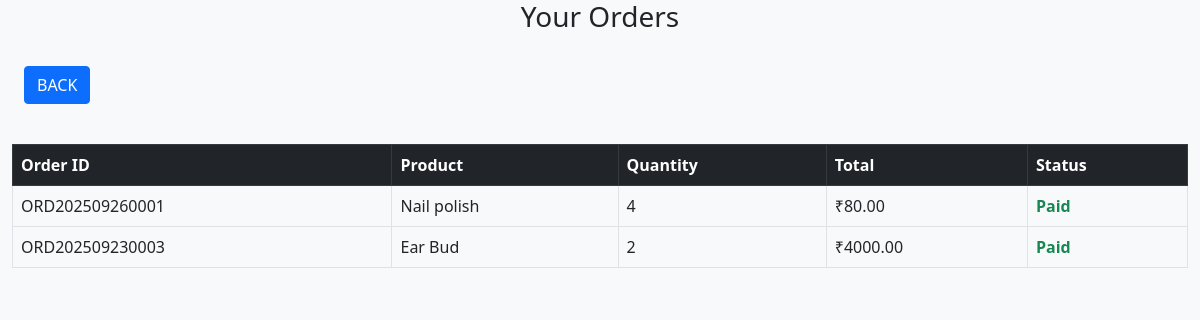
The app's page /user_orders/ (signed in) with its own data.
### purchase/models.py (models this page shows, shortened)
class OrderHistory(models.Model):
    STATUS_CHOICES = [
        ("requested", "Requested"),
        ("accepted", "Accepted"),
        ("rejected", "Rejected"),
        ("paid", "Paid"),
    ]
    order_id = models.CharField(max_length=20, unique=True, editable=False)
    user = models.ForeignKey(User, on_delete=models.CASCADE)
    product = models.ForeignKey(Product, on_delete=models.CASCADE)
    quantity = models.PositiveIntegerField(default=1)
    total_amount = models.DecimalField(max_digits=10, decimal_places=2)
    status = models.CharField(max_length=20, choices=STATUS_CHOICES, default="requested")
    created_at = models.DateTimeField(auto_now_add=True)

class Product(models.Model):
    name = models.CharField(max_length=100,unique=True)
    description = models.TextField(blank=True)
    price = models.DecimalField(max_digits=10, decimal_places=2)
    image= models.ImageField(upload_to='product_images',null=True,blank=True)

### purchase/views.py (the view)
# urls.py: path('user_orders/', views.user_orders,name='user_orders'),
@login_required
def user_orders(request):
    orders = OrderHistory.objects.filter(user=request.user).order_by('-created_at')
    return render(request,'user_orders.html',context={'orders':orders})

### templates/user_orders.html (shortened to what this page needs)
<!DOCTYPE html>
<html lang="en">
<head>
    <link href="https://cdn.jsdelivr.net/npm/bootstrap@5.0.2/dist/css/bootstrap.min.css" rel="stylesheet"
>
</head>
<body class="bg-light">
    <h3 class="text-center">Your Orders</h3>
    <a href="{% url 'user_dashboard' %}" class="btn btn-primary m-4">BACK</a>
    {% if orders %}
    <div class="container-fluid">
        <table class="table table-bordered mt-3 ">
            <thead class="table-dark">
                <tr>
                    <th>Order ID</th>
                    <th>Product</th>
                    <th>Quantity</th>
                    <th>Total</th>
                    <th>Status</th>
                </tr>
            </thead>
            <tbody>
                {% for order in orders %}
                <tr>
                    <td>{{ order.order_id }}</td>
                    <td>{{ order.product.name }}</td>
                    <td>{{ order.quantity }}</td>
                    <td>₹{{ order.total_amount }}</td>
                    <td>
                        {% if order.status == 'requested' %}
                        <span class="text-warning fw-bold">Requested</span>
                        {% elif order.status == 'accepted' %}
                        <a href="{% url 'make_payment' order.id %}" class="btn btn-sm btn-success">Pay Now</a>
                        {% elif order.status == 'rejected' %}
                        <span class="text-danger fw-bold">Rejected</span>
                        {% elif order.status == 'paid' %}
                        <span class="text-success fw-bold">Paid</span>
                        {% endif %}
                    </td>
                </tr>
                {% endfor %}
            </tbody>
        </table>
    </div>
    {% else %}
    <p class="mt-3 ms-4">You have not placed any orders yet.</p>
    {% endif %}
</body>
</html>

### records on screen
OrderHistory: order_id "ORD202509260001", product.name "Nail polish", quantity "4", total_amount "80.00", status "Paid"
OrderHistory: order_id "ORD202509230003", product.name "Ear Bud", quantity "2", total_amount "4000.00", status "Paid"
